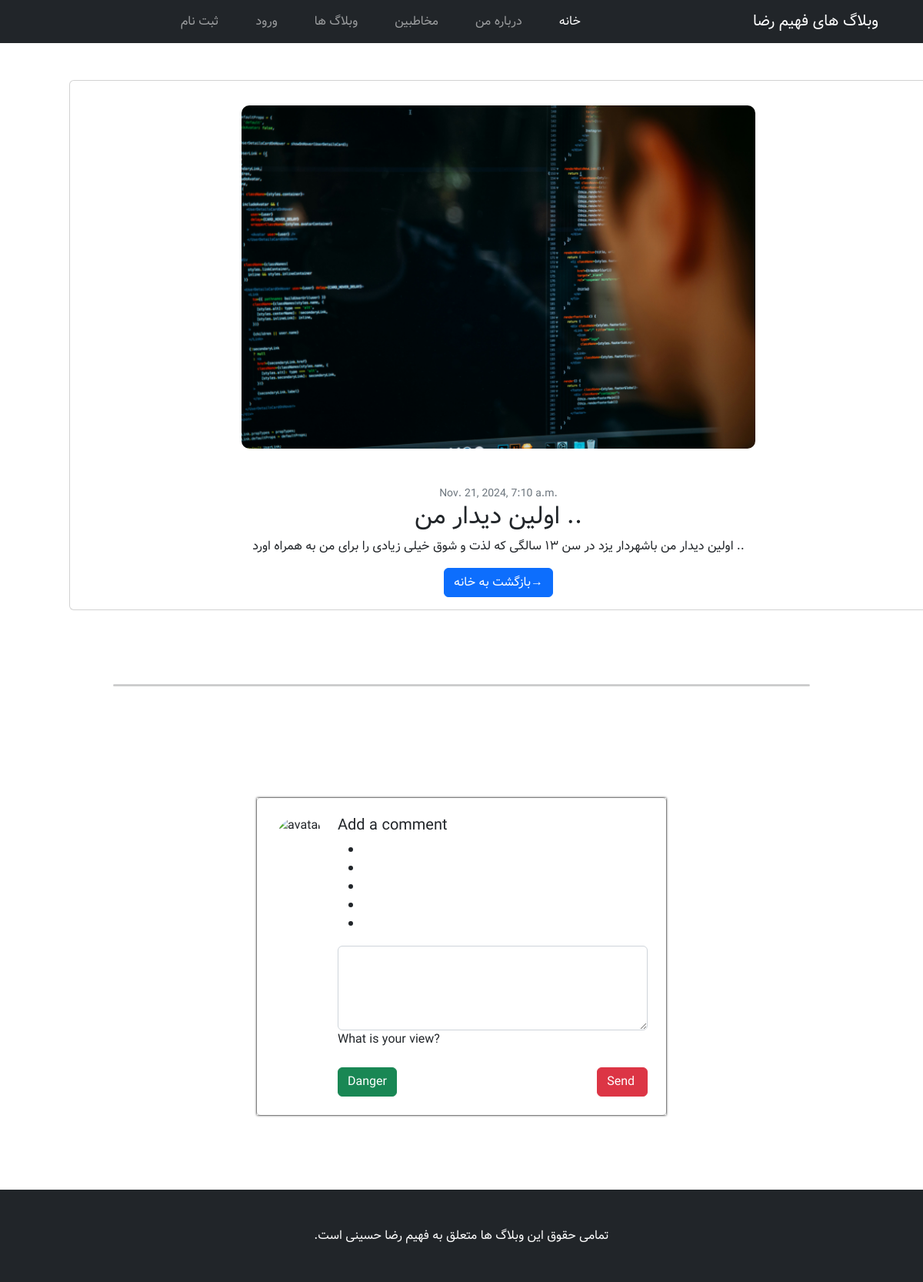
/details_post/1/, run on the app's committed database.
### blog/models.py (models this page shows, shortened)
class Post(models.Model):
    owner = models.ForeignKey("accounts.Profile" , on_delete=models.CASCADE)
    image= models.ImageField(upload_to='post_image/' , null=True , blank=True)
    title = models.CharField(max_length=20)
    content = models.CharField(max_length=200)
    status= models.BooleanField(default=False)
    category = models.ForeignKey("Category" , on_delete=models.CASCADE)
    created_date = models.DateTimeField(auto_now_add=True)
    updated_date = models.DateTimeField(auto_now=True)
    published_date = models.DateTimeField()

### blog/views.py (the view)
# urls.py: path('details_post/<int:pk>/' , views.DetailsPost.as_view() , name="DetailsPost"),
class DetailsPost(DetailView):
    template_name = 'Blog/post_detail.html'
    model = Post
    def get(self, request, *args, **kwargs):
        self.object=self.get_object()
        context = self.get_context_data(object=self.object)
        context['posts']=Post.objects.filter(id=self.object.id)
        context['comments']=Comments.objects.filter(post=self.object.id)
        print(context['comments'])
        return self.render_to_response(context)

### templates/Blog/post_detail.html (shortened to what this page needs)
{% extends 'base.html' %}
{% load static %}
{% block content %}
<div class="col-lg-12" style="margin: 3rem;text-align: center;">
    {% for post in posts %}
    <div class="card mb-4">
        <a href="#!"><img class="card-img-top" style="max-width: 60%;margin: 2rem 8rem !important;max-height: 30rem;border-radius: 10px;" src="{{ post.image.url }}" alt="..." /></a>
        <div class="card-body">
            <div class="small text-muted">{{ post.published_date }}</div>
            <h2 class="card-title">{{ post.title }}</h2>
            <p class="card-text">{{ post.content }}</p>
            <a class="btn btn-primary" href="/">بازگشت به خانه→</a>
        </div>
    </div>
    {% endfor %}
</div>
<section dir="rtl">
    <div class="container my-5 py-5">
      <div class="row d-flex justify-content-center">
        <div class="col-md-12 col-lg-10">
          <div class="card text-body">
            <hr class="my-0" />
          </div>
        </div>
      </div>
    </div>
  </section>
  <section>
    <div class="container my-5 py-5 text-body" >
      <div class="row d-flex justify-content-center">
        <div class="col-md-10 col-lg-8 col-xl-6">
          <div class="card">
            <div class="card-body p-4"  style="box-shadow: 0 0 3px 0 black;">
              <div class="d-flex flex-start w-100">
                <img class="rounded-circle shadow-1-strong me-3"
                  src="https://mdbcdn.b-cdn.net/img/Photos/Avatars/img%20(21).webp" alt="avatar" width="65"
                  height="65" />
                <div class="w-100">
                  <h5>Add a comment</h5>
                  <ul data-mdb-rating-init class="rating mb-3" data-mdb-toggle="rating">
                    <li>
                    </li>
                    <li>
                    </li>
                    <li>
                    </li>
                    <li>
                    </li>
                    <li>
                    </li>
                  </ul>
                  <div data-mdb-input-init class="form-outline">
                    <textarea class="form-control" id="textAreaExample" rows="4"></textarea>
                    <label class="form-label" for="textAreaExample">What is your view?</label>
                  </div>
                  <div class="d-flex justify-content-between mt-3">
                    <button  type="button" data-mdb-button-init data-mdb-ripple-init class="btn btn-success">Danger</button>
                    <button  type="button" data-mdb-button-init data-mdb-ripple-init class="btn btn-danger">
                      Send
                    </button>
                  </div>
                </div>
              </div>
            </div>
          </div>
        </div>
      </div>
    </div>
  </section>
{% endblock %}

### data on the page
Post: image (picture), published_date "Nov. 21, 2024, 7:10 a.m.", title "اولین دیدار من ..", content "اولین دیدار من باشهردار یزد در سن ۱۳ سالگی که لذت و شوق خیلی زیادی را برای من به همراه اورد .."
